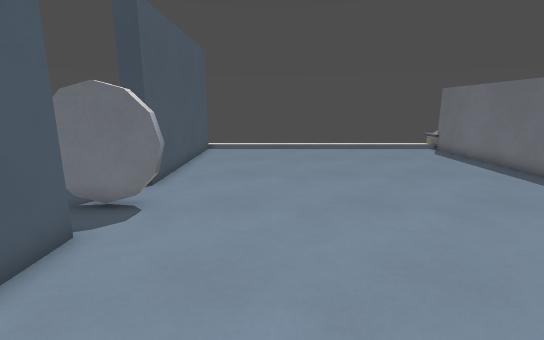
View 1 (above)

18 first-person views from a walk through a level from a Godot 3-D game. The camera is 1.4 m above the floor, tilts 12° down and sees 85° across. Doors that lead somewhere are drawn open, without their leaves. The floor is counted in squares, 0.5 m on a side. Each view is taken from the middle of a square. On the plan, view 1 faces up. The plan holds only what a view shows up to about 20 squares ahead; the rest is blank. Surface patterns are stand-ins for the level's own textures.

View 2
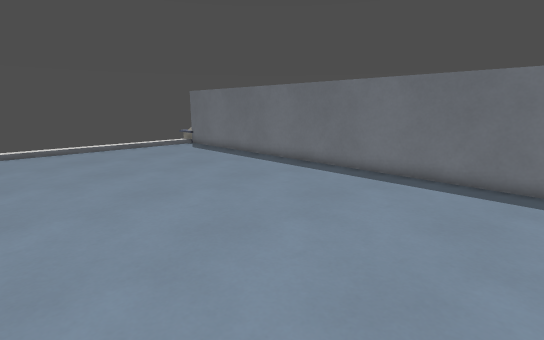

View 3
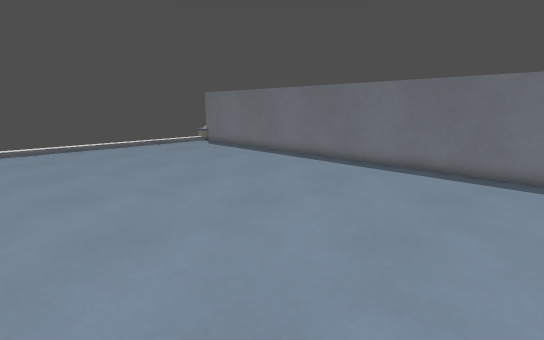

View 4
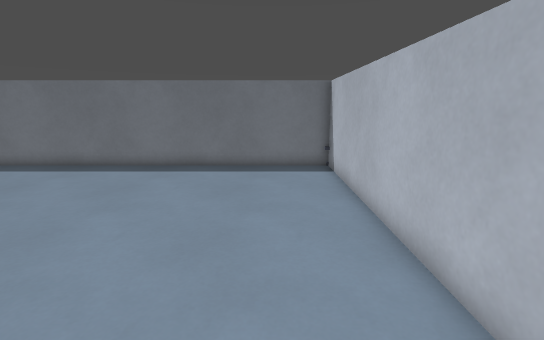

View 5
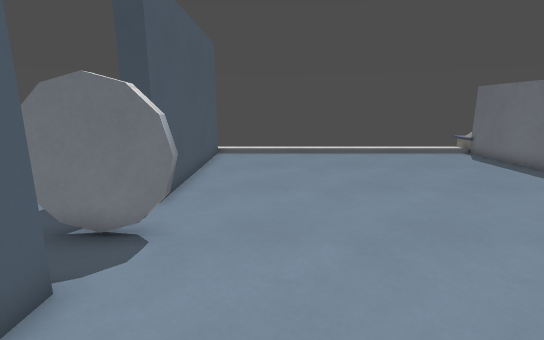

View 6
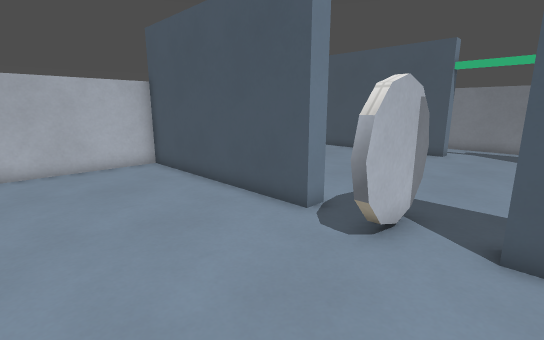

View 7
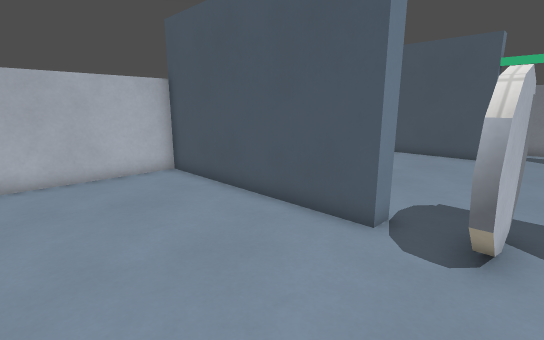

View 8
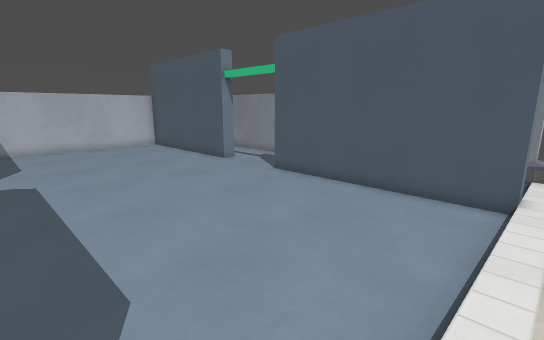

View 9
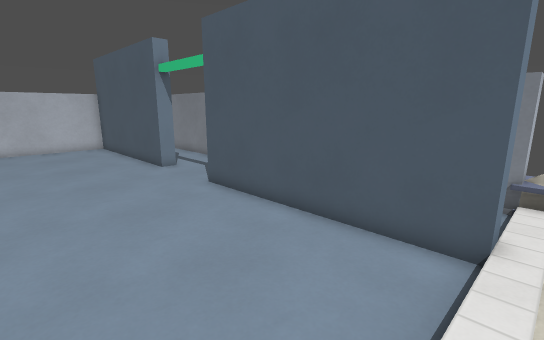

View 10
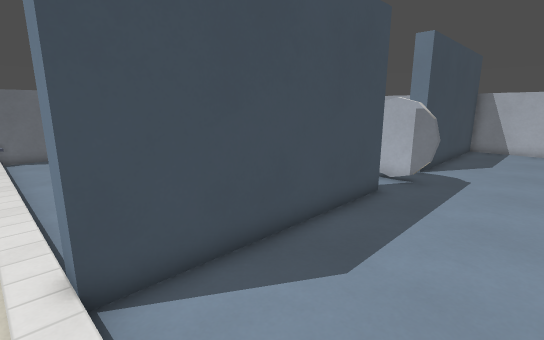

View 11
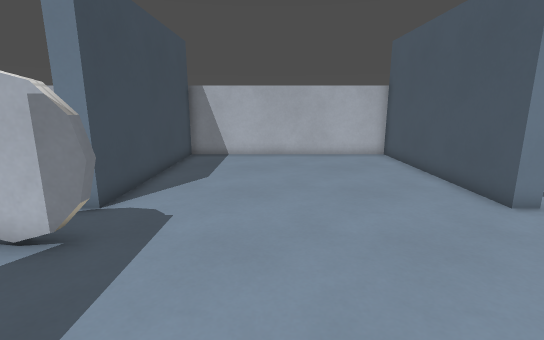

View 12
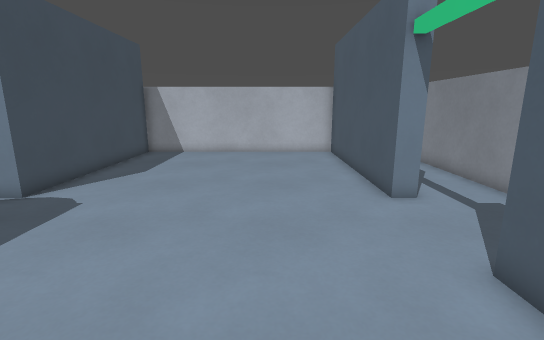

View 13
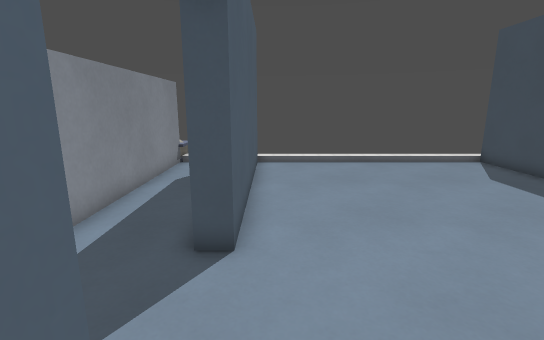

View 14
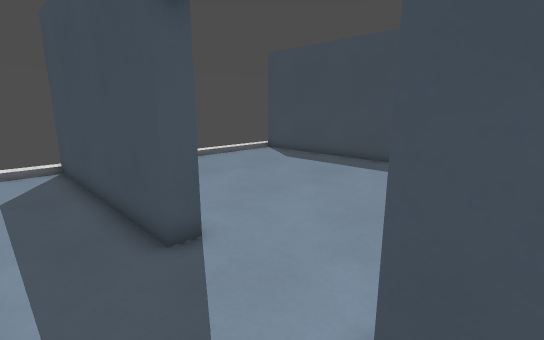

View 15
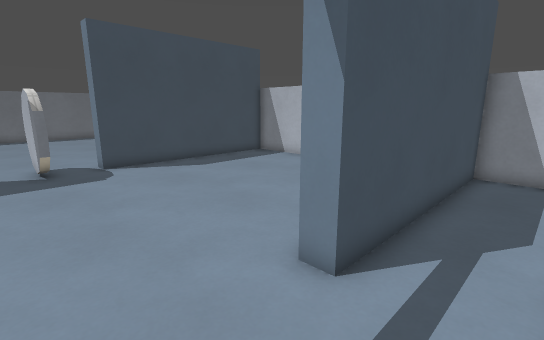

View 16
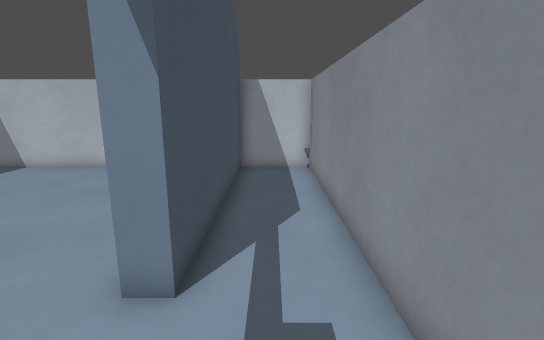

View 17
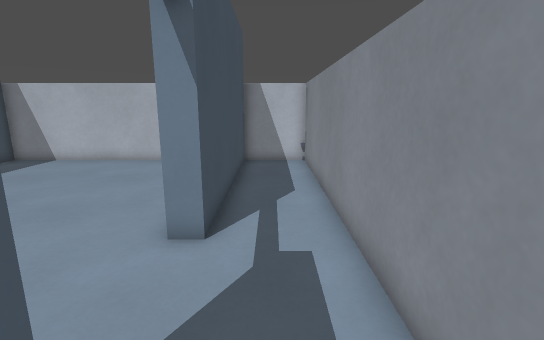

View 18
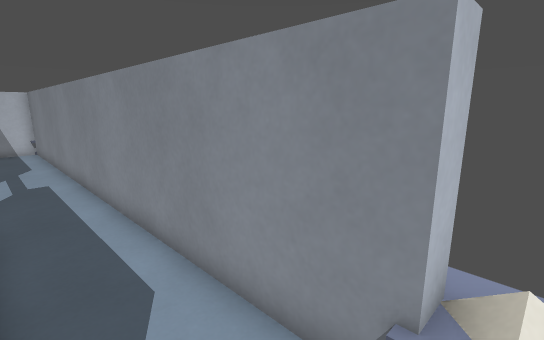

### Floor plan
Key: @ floor where view 1 was taken; # wall or solid block; x gap in a wall; . main floor; - floor 0.25 m lower than the main floor; / step, stairs or slope; D open door; = window, fence, low wall or low ledge; ^ raised ledge; O other object.
Columns run from 22 left of view 1 to 11 right of it. Each row starts with its distance up from view 1.
 22  =                               =
 21 OO////////////////////////////////
 20 -^//##///////////##//////////////x
 19  #..##...........##..............#
 18  #..##...........##..............#
 17  #..##...........##..............#
 16  #..##...........##..............#
 15  #..##...........##..............#
 14  #..##...........##..............#
 13  #..##...........##..............#
 12  #..##...........##..............#
 11  #..##...........##..............#
 10  #...D...........................#
  9  #...D..........   #.............#
  8  #...D..........####.............#
  7  #...D...........................#
  6  #..#D...........##..............#
  5  #..##...........##..............#
  4  #..##...........##..............#
  3  #..##...........##..............#
  2  #..##...........##..............#
  1  #..##...........##..............#
  0  #..##...........##...@..........#
 -1  #..##...........##..............#
 -2  #..##...........##..............#
 -3  #..##...........##..............#
 -4  #################################

Where each view was taken, in squares from view 1:
view 1: 0 up, 0 right, facing up
view 2: 1 down, 1 left, facing up-right
view 3: 2 down, 3 left, facing up-right
view 4: 1 down, 3 left, facing right
view 5: 2 up, 1 left, facing up
view 6: 11 up, 2 right, facing down-left
view 7: 9 up, 2 right, facing down-left
view 8: 21 up, 6 left, facing down-left
view 9: 21 up, 10 left, facing down-left
view 10: 21 up, 10 left, facing down-right
view 11: 14 up, 10 left, facing down
view 12: 15 up, 13 left, facing down
view 13: 5 up, 16 left, facing up
view 14: 5 up, 20 left, facing up-right
view 15: 10 up, 20 left, facing down-right
view 16: 10 up, 19 left, facing down
view 17: 12 up, 19 left, facing down
view 18: 21 up, 18 left, facing down-left
